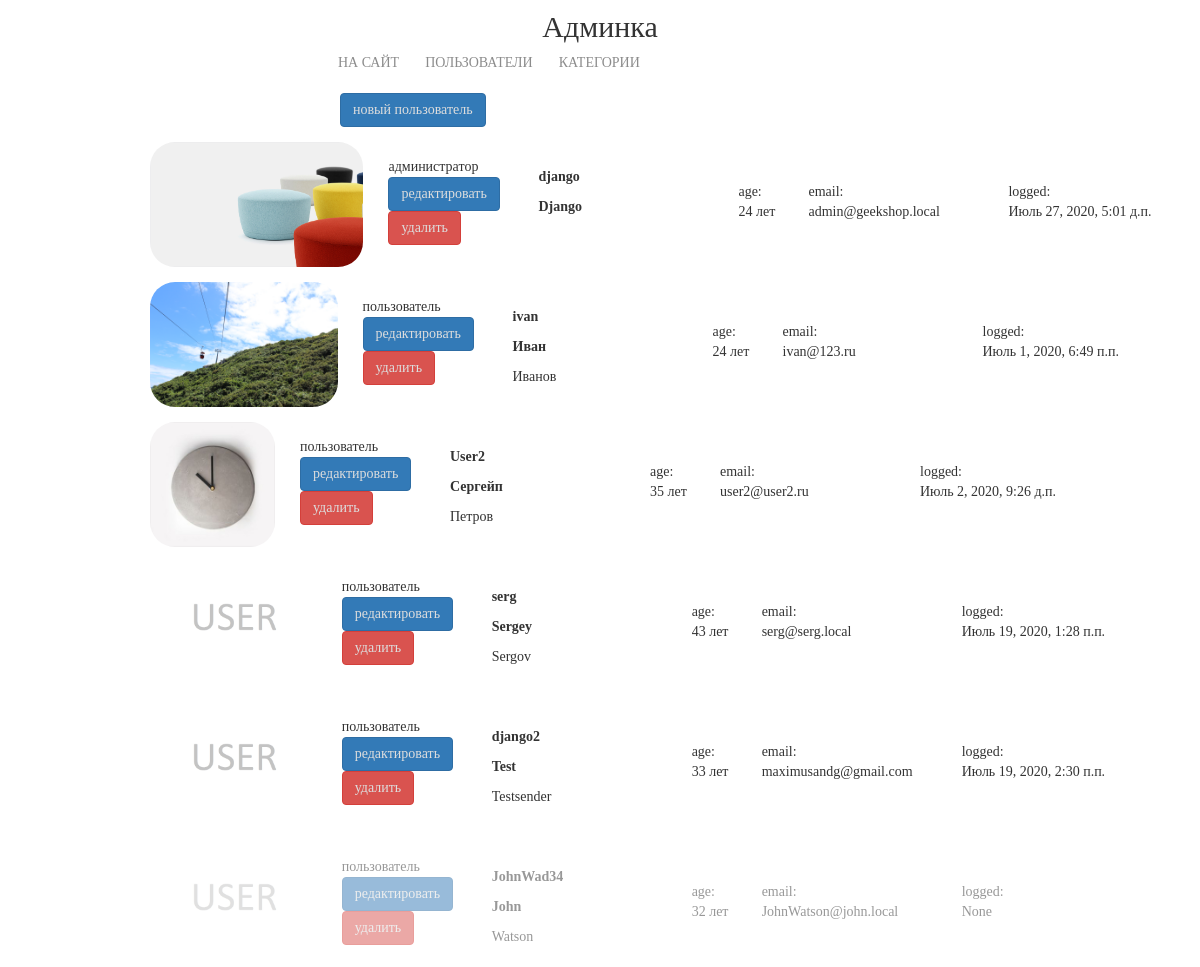
Before: /my/admin/ (signed in) with the older database file.
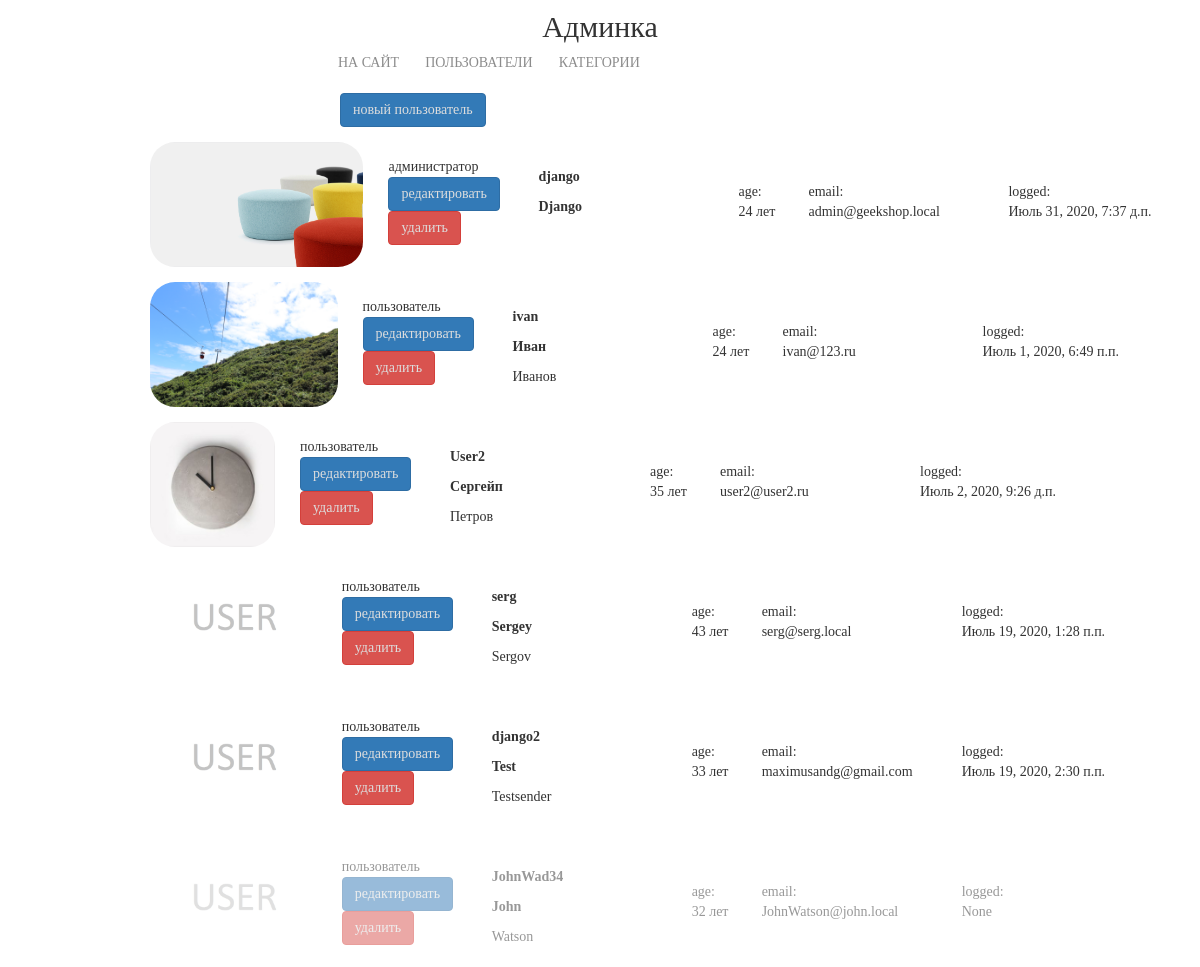
After: the same page with the newer database file.
### authapp/models.py (models this page shows, shortened)
class ShopUser(AbstractUser):
    age = models.PositiveSmallIntegerField('Возраст', null=True)
    avatar = models.ImageField(upload_to='users_avatars', blank=True)
    id_for_friends = models.CharField('Код для пригашения друзей', max_length=8, blank=True)
    activation_key = models.CharField(max_length=128, blank=True)
    activation_key_expires = models.DateTimeField(default=get_activation_key_expires)

### adminapp/views.py (the view)
# urls.py: path('', adminapp.ShopUserList.as_view(), name='index'),
class ShopUserList(SuperUserOnlyMixin, PageTitleMixin, ListView):
    model = ShopUser
    page_title = 'Админка'

### adminapp/views.py (called while the page is built)
    @method_decorator(user_passes_test(lambda x: x.is_superuser))
    def dispatch(self, request, *args, **kwargs):
        return super().dispatch(request, *args, **kwargs)

    def get_context_data(self, **kwargs):
        context = super().get_context_data(**kwargs)
        context['title'] = self.page_title
        return context

### basketapp/context_processors.py (called while the page is built)
def basket(request):
    if request.user.is_authenticated:
        basket = request.user.basket.select_related('product', 'product__category').all()
    else:
        basket = []
    return {
        'basket': basket,
    }

### mainapp/templatetags/my_filters.py (called while the page is built)
@register.filter(name='media_folder_users')
def media_folder_users(string):
    if not string:
        string = 'users_avatars/default.jpg'
    return f'{settings.MEDIA_URL}{string}'

### adminapp/templates/authapp/shopuser_list.html
{% extends 'adminapp/base.html' %}
{% load static %}
{% load my_filters %}
{% block container %}
    <div class="users_list">
        <a href="{% url 'my_admin:user_create' %}" class="btn btn-primary new_user">
            новый пользователь
        </a>
        {% for shop_user in object_list %}
            <div class="user_record {% if not shop_user.is_active %}not_active{% endif %}">
                <img src="{{ shop_user.avatar|media_folder_users }}" alt="{{ shop_user.username }}">
                <div class="user_role">
                    {% if shop_user.is_superuser %}администратор{% else %}пользователь{% endif %}
                    <a href="{% url 'my_admin:user_update' shop_user.pk %}" class="btn btn-primary">
                        редактировать
                    </a>
                    <a href="{% url 'my_admin:user_delete' shop_user.pk %}" class="btn btn-danger">
                        удалить
                    </a>
                </div>
                <div class="user_name">
                    <p><strong>{{ shop_user.username }}</strong></p>
                    <p>
                        {% if shop_user.first_name %}
                            <b>{{ shop_user.first_name|title }}</b>
                            {% if shop_user.last_name %}
                                <p>{{ shop_user.last_name|title }}</p>
                            {% endif %}
                        {% endif %}
                    </p>
                </div>
                <div class="user_age">
                    age:<br>
                    {{ shop_user.age }} лет
                </div>
                <div class="user_email">
                    email:<br>
                    {{ shop_user.email }}
                </div>
                <div class="user_lastlogin">
                    logged:<br>
                    {{ shop_user.last_login }}
                </div>
            </div>
        {% endfor %}
    </div>
{% endblock %}

Changed rows visible on the page:
changed ShopUser "django": last_login "Июль 27, 2020, 5:01 д.п." → "Июль 31, 2020, 7:37 д.п."
